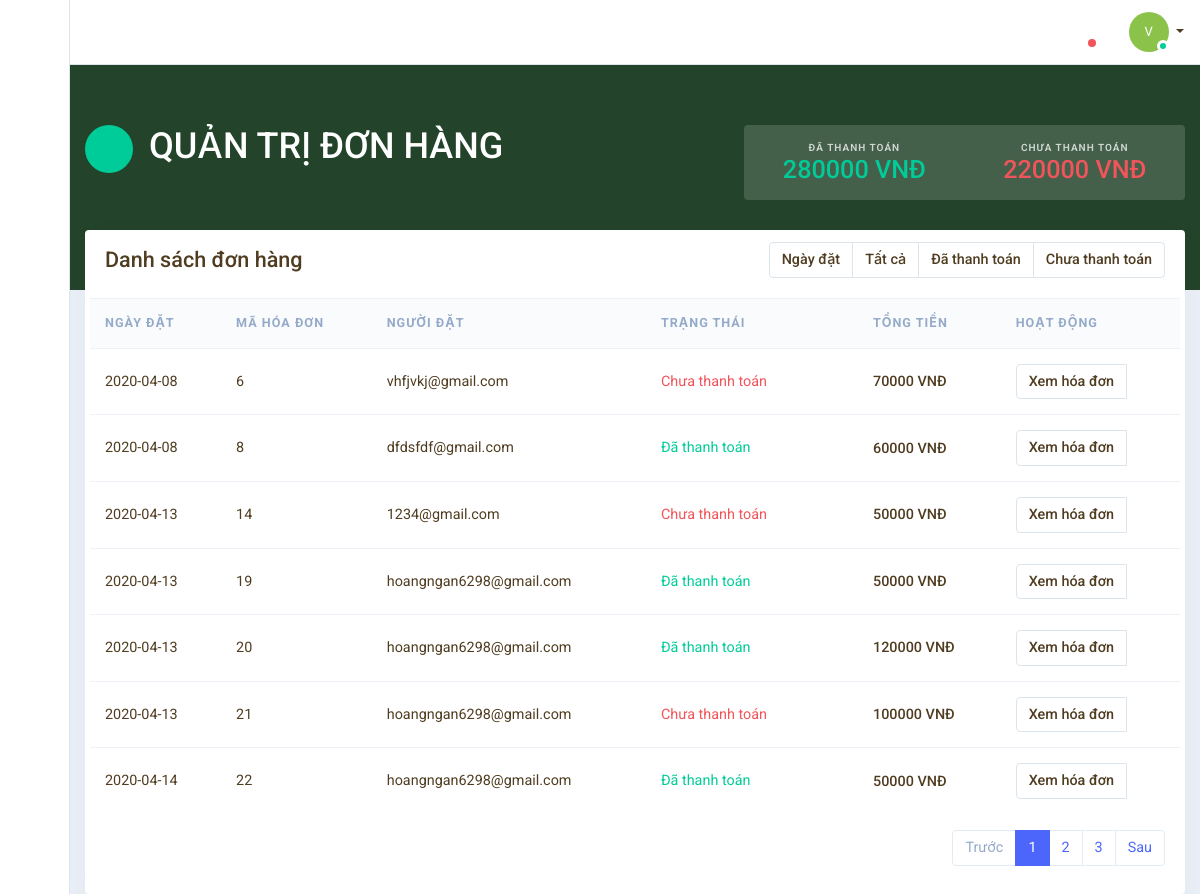
Screenshot of /index.php/admin/quan_tri_don_hang with the database file from the repository.
### tables this page shows
CREATE TABLE `tbl_don_hang` (
  `id` int(11) NOT NULL,
  `id_kh` int(11) NOT NULL,
  `ngay_tao` timestamp NOT NULL DEFAULT current_timestamp(),
  `trang_thai` varchar(100) NOT NULL
);

CREATE TABLE `tbl_khach_hang` (
  `id` int(11) NOT NULL,
  `ten_kh` varchar(100) NOT NULL,
  `thanh_pho` varchar(100) DEFAULT NULL,
  `quan` varchar(100) DEFAULT NULL,
  `email` varchar(30) NOT NULL,
  `SDT` int(11) DEFAULT NULL,
  `ngay_tao` timestamp NULL DEFAULT current_timestamp(),
  `nguoi_tao` varchar(100) DEFAULT NULL,
  `ngay_sua` datetime DEFAULT NULL,
  `nguoi_sua` varchar(100) DEFAULT NULL,
  `anh_minh_hoa` text DEFAULT NULL,
  `ngaysinh` date NOT NULL,
  `gioi_tinh` varchar(50) NOT NULL
);

### application/controllers/admin/Quan_tri_don_hang.php (called while the page is built, shortened)
<?php
class Quan_tri_don_hang extends CI_Controller {
	public function index()
	{
		$this->load->database();
		$this->load->helper('url');
		$this->load->model('don_hang');
		$data['tieu_de'] ="Quản trị đơn hàng";
		$this->load->view('admin/header',$data);
		$data['don_hang'] = $this->don_hang->lay_don_hang();
		$data['da_thanh_toan']= $this->don_hang->da_thanh_toan();
		$data['chua_thanh_toan']= $this->don_hang->chua_thanh_toan();
		$this->load->view('admin/quan_tri_don_hang', $data);
	}
}

### index.php (called while the page is built, shortened)
<?php
require_once BASEPATH.'core/CodeIgniter.php';

### application/models/don_hang.php (called while the page is built, shortened)
<?php
Class don_hang extends CI_Model {
	public function lay_don_hang()
	{
		$query = $this->db->query("
			SELECT tbl_khach_hang.email as email, tbl_don_hang.id as id, date(tbl_don_hang.ngay_tao) as ngay_tao, SUM(tbl_don_hang_chi_tiet.price) as tong_tien, tbl_don_hang.trang_thai
			FROM tbl_don_hang, tbl_khach_hang, tbl_don_hang_chi_tiet
			WHERE tbl_don_hang.id_kh = tbl_khach_hang.id AND tbl_don_hang.id = tbl_don_hang_chi_tiet.ma_don
			GROUP BY tbl_don_hang.id
		");
		return $query->result();
	}
	public function da_thanh_toan()
	{
		$query = $this->db->query("
		SELECT SUM(tbl_don_hang_chi_tiet.price) as tong_tien
		FROM tbl_don_hang, tbl_don_hang_chi_tiet
		WHERE tbl_don_hang.id = tbl_don_hang_chi_tiet.ma_don AND tbl_don_hang.trang_thai='Đã thanh toán'
		");
		return $query->result();
	}
	public function chua_thanh_toan()
	{
		$query = $this->db->query("
		SELECT SUM(tbl_don_hang_chi_tiet.price) as tong_tien
		FROM tbl_don_hang, tbl_don_hang_chi_tiet
		WHERE tbl_don_hang.id = tbl_don_hang_chi_tiet.ma_don AND tbl_don_hang.trang_thai='Chưa thanh toán'
		");
		return $query->result();
	}
}
;?>

### application/views/admin/quan_tri_don_hang.php (the view, shortened to what this page needs)
    <section class="admin-content ">
        <div class="bg-dark m-b-30">
            <div class="container">
                <div class="row p-b-60 p-t-60">
                    <div class="col-md-6 text-white p-b-30">
                        <div class="media">
                            <div class="avatar avatar mr-3">
                                <div class="avatar-title bg-success rounded-circle mdi mdi-currency-usd  ">
                                </div>
                            </div>
                            <div class="media-body">
                                <h1>QUẢN TRỊ ĐƠN HÀNG </h1>
                            </div>
                        </div>
                    </div>
                    <div class="col-md-5 text-center m-b-30 ml-auto">
                        <div class="rounded text-white bg-white-translucent">
                            <div class="p-all-15">
                                <div class="row">
                                <?php foreach ($da_thanh_toan as $row) {
                                                ;?>
                                    <div class="col-md-6 my-2 m-md-0">
                                        <div class="text-overline    opacity-75">Đã thanh toán</div>
                                        <h3 class="m-0 text-success"><?=$row->tong_tien?> VNĐ</h3>
                                    </div>
                                     <?php
                            }
                            ;?>
                                 <?php foreach ($chua_thanh_toan as $row) {
                                                ;?>
                                    <div class="col-md-6 my-2 m-md-0">
                                        <div class="text-overline    opacity-75">Chưa thanh toán</div>
                                        <h3 class="m-0 text-danger"><?=$row->tong_tien?> VNĐ</h3>
                                    </div>
                                    <?php
                            }
                            ;?>
                                </div>
                            </div>
                        </div>
                    </div>
                </div>
            </div>
        </div>
        <div class="pull-up">
            <div class="container">
                <div class="row">
                    <div class="col-md-12">
                        <div class="card">
                            <div class="card-body">
                                <div class="row m-b-20">
                                    <div class="col-md-6 my-auto">
                                        <h4 class="m-0">Danh sách đơn hàng</h4>
                                    </div>
                                    <div class="col-md-6 text-right my-auto">
                                        <div class="btn-group" role="group" aria-label="Basic example">
                                            <button type="button" class="btn btn-white shadow-none js-datepicker"> Ngày đặt
                                            </button>
                                            <button type="button" class="btn btn-white shadow-none">Tất cả</button>
                                            <button type="button" class="btn btn-white shadow-none">Đã thanh toán</button>
                                            <button type="button" class="btn btn-white shadow-none">Chưa thanh toán</button>
                                        </div>
                                    </div>
                                </div>
                                <div class="row ">
                                    <div class="col-md-12 p-0">
                                        <div class="table-responsive">
                                            <table class="table table-hover">
                                                <thead class="">
                                                <tr>
                                                    <th scope="col">Ngày đặt</th>
                                                    <th scope="col">Mã hóa đơn</th>
                                                    <th scope="col">Người đặt</th>
                                                    <th scope="col">Trạng thái</th>
                                                    <th scope="col"></th>
                                                    <th scope="col">Tổng tiền</th>
                                                    <th scope="col">Hoạt động</th>
                                                </tr>
                                                </thead>
                                                <tbody>
                                                 <?php foreach ($don_hang as $row) {
                                                ;?>
                                                <tr>
                                                    <td class="align-middle"><?=$row->ngay_tao;?></td>
                                                    <td class="align-middle"><?=$row->id;?></td>
                                                    <td class="align-middle"><?=$row->email;?></td>
                                                    <?php $trang_thai = $row->trang_thai;
                                                        if($trang_thai == "Đã thanh toán") {
                                                        echo '<td class="align-middle"><span class=" text-success"><i
                                                                class="mdi mdi-check-circle "></i> Đã thanh toán</span></td>';
                                                    }
                                                    else {
                                                    echo '<td class="align-middle"><span class=" text-danger"><i
                                                                class="mdi mdi-check-circle "></i> Chưa thanh toán</span></td>';
                                                    }?>
                                                    <td class="align-middle" class="btn btn-white">
                                                    <td class="align-middle"><h6 class=" m-0"><?=$row->tong_tien;?> VNĐ</h6></td>
                                                    <td class="align-middle">
                                                        <div class="input-group ">
                                                            <div class="input-group-prepend">
                                                                <a href='<?=base_url();?>admin/quan_tri_don_hang/hien_thi_don_hang_chi_tiet/<?=$row->id;?>' class='btn btn-white'>Xem hóa đơn</a>
                                                            </div>
                                                        </div>
                                                    </td>
                                                </tr>
                                                <?php
                            }
                            ;?>
                                                </tbody>
                                            </table>
                                        </div>
                                    </div>
                                    <div class="col-auto ml-auto">
                                        <div>
                                            <nav class="">
                                                <ul class="pagination">
                                                    <li class="page-item disabled">
                                                        <a class="page-link" href="#" tabindex="-1">Trước</a>
                                                    </li>
                                                    <li class="page-item active"><a class="page-link" href="#">1</a>
                                                    </li>
                                                    <li class="page-item ">
                                                        <a class="page-link" href="#">2 </a>
                                                    </li>
                                                    <li class="page-item"><a class="page-link" href="#">3</a></li>
                                                    <li class="page-item">
                                                        <a class="page-link" href="#">Sau</a>
                                                    </li>
                                                </ul>
                                            </nav>
                                        </div>
                                    </div>
                                </div>
                            </div>
                        </div>
                    </div>
                </div>
            </div>
        </div>
    </section>
</main>
</body>
</html>

### rows the page displays
tbl_don_hang: ngay_tao "2020-04-08", id "6", tbl_khach_hang.email "vhfjvkj@gmail.com", trang_thai "Chưa thanh toán", tong_tien "70000"
tbl_don_hang: ngay_tao "2020-04-08", id "8", tbl_khach_hang.email "dfdsfdf@gmail.com", trang_thai "Đã thanh toán", tong_tien "60000"
tbl_don_hang: ngay_tao "2020-04-13", id "14", tbl_khach_hang.email "1234@gmail.com", trang_thai "Chưa thanh toán", tong_tien "50000"
tbl_don_hang: ngay_tao "2020-04-13", id "19", tbl_khach_hang.email "hoangngan6298@gmail.com", trang_thai "Đã thanh toán", tong_tien "50000"
tbl_don_hang: ngay_tao "2020-04-13", id "20", tbl_khach_hang.email "hoangngan6298@gmail.com", trang_thai "Đã thanh toán", tong_tien "120000"
tbl_don_hang: ngay_tao "2020-04-13", id "21", tbl_khach_hang.email "hoangngan6298@gmail.com", trang_thai "Chưa thanh toán", tong_tien "100000"
tbl_don_hang: ngay_tao "2020-04-14", id "22", tbl_khach_hang.email "hoangngan6298@gmail.com", trang_thai "Đã thanh toán", tong_tien "50000"

### other values shown
$row->tong_tien "280000"
$row->tong_tien "220000"
